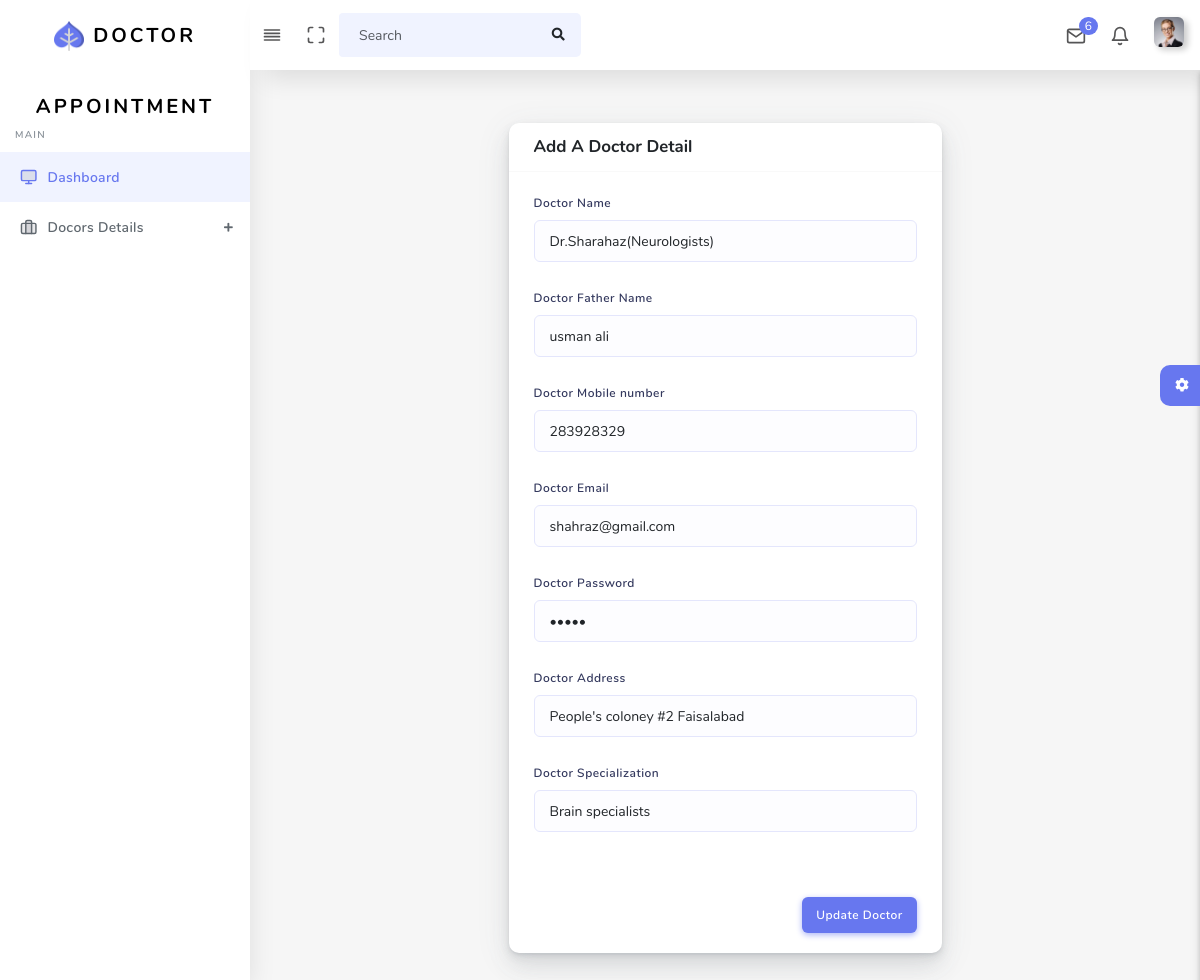
The page /update-admin-doctor.php?up=3 on the database its author committed.
### update-admin-doctor.php (the view, shortened to what this page needs)
<!DOCTYPE html>
<html lang="en">
<?php
include "./include/connection.php";
include "./include/header.php";
$up=$_GET['up'];
$upsql= "SELECT * FROM `doctors-name` WHERE `did`='$up'";
$uprun=mysqli_query($conn,$upsql);
$upfet=mysqli_fetch_assoc($uprun);
?>
<body>
    <div id="app">
        <div class="main-wrapper main-wrapper-1">
            <?php
include "./include/navbar.php";
?>
            <?php
include "./include/asidebar.php";
?>
            <div class="main-content">
                <section class="section ">
                    <div class="section-body">
                        <div class="row  justify-content-center">
                            <div class="col-12 col-md-6 col-lg-6">
                                <div class="card">
                                    <form method="POST">
                                        <div class="card-header">
                                            <h4>Add A Doctor Detail</h4>
                                        </div>
                                        <div class="card-body">
                                            <div class="form-group">
                                                <label>Doctor  Name</label>
                                                <input type="text" name="dname" value="<?php echo $upfet['dname']?>" class="form-control" required="">
                                            </div>
                                            <div class="form-group">
                                                <label>Doctor Father  Name</label>
                                                <input type="text" value="<?php echo $upfet['dfathername']?>" name="dfathername" class="form-control" required="">
                                            </div>
                                            <div class="form-group">
                                                <label>Doctor Mobile number </label>
                                                <input type="text" value="<?php echo $upfet['dmobilenumber']?>" name="dmobilenumber" class="form-control" required="">
                                            </div>
                                            <div class="form-group">
                                                <label>Doctor Email</label>
                                                <input type="eamil" name="demail" value="<?php echo $upfet['demail']?>" class="form-control" required="">
                                            </div>
                                            <div class="form-group">
                                                <label>Doctor Password</label>
                                                <input type="password" value="<?php echo $upfet['dpassword']?>" name="dpassword" class="form-control" required="">
                                            </div>
                                            <div class="form-group">
                                                <label>Doctor Address  </label>
                                                <input type="text" name="daddress" value="<?php echo $upfet['daddress']?>" class="form-control" required="">
                                            </div>
                                            <div class="form-group">
                                                <label>Doctor Specialization  </label>
                                                <input type="text" value="<?php echo $upfet['dspecilization']?>" name="dspecilization" class="form-control" required="">
                                            </div>
                                        </div>
                                        <div class="card-footer text-right">
                                            <button name="submit" class="btn btn-primary">Update Doctor</button>
                                        </div>
                                    </form>
                                </div>
                                <div class="settingSidebar">
                                    <a href="javascript:void(0)" class="settingPanelToggle"> <i
                                            class="fa fa-spin fa-cog"></i>
                                    </a>
                                </div>
                            </div>
                        </div>
                    </div>
</body>
</html>

### rows shown on the page
doctors-name: dname "Dr.Sharahaz(Neurologists)", dfathername "usman ali", dmobilenumber "283928329", demail "shahraz@gmail.com", daddress "People's coloney #2 Faisalabad", dspecilization "Brain specialists"
